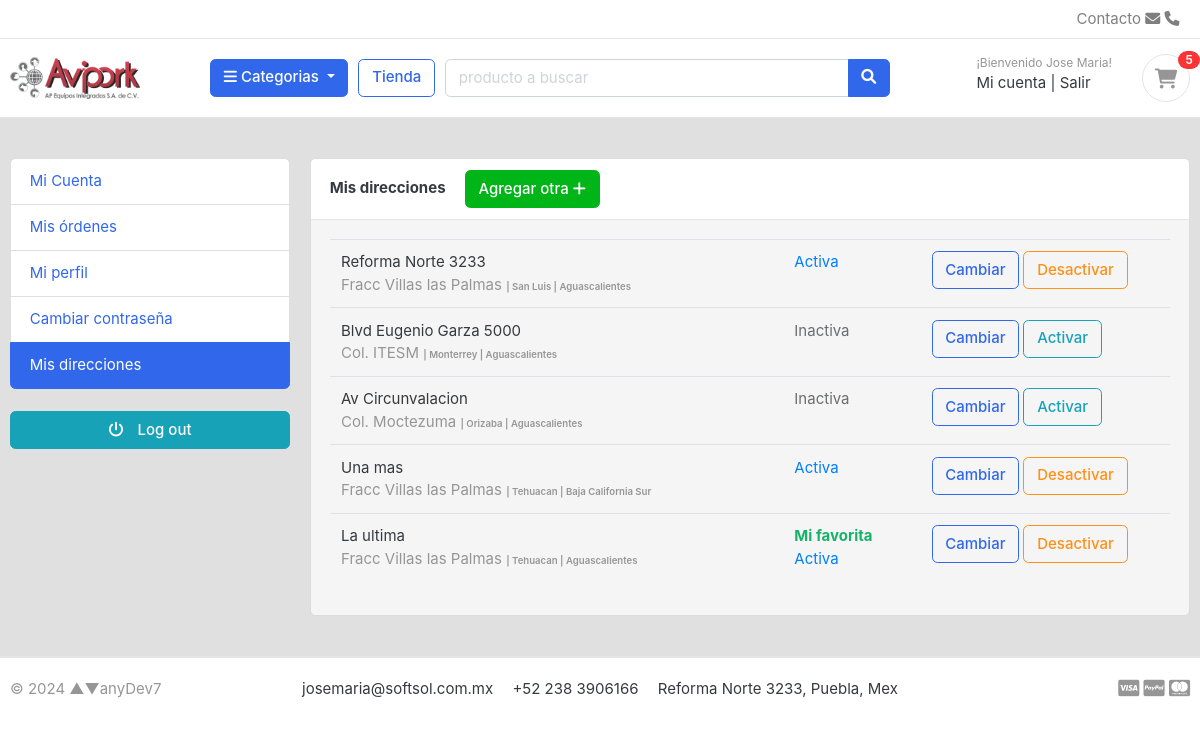
Page /account/addresses/ (signed in) on the committed database.
### account/models.py (models this page shows, shortened)
class Account(AbstractBaseUser):
    first_name = models.CharField('Nombre(s)', max_length=50)
    last_name = models.CharField('Apellidos', max_length=50)
    username = models.CharField(max_length=100, unique=True)
    email = models.EmailField('Email', max_length=100, unique=True)
    phone = models.CharField('Teléfono', max_length=50)
    city = models.CharField('Ciudad', max_length=50, default="")
    state = models.CharField('Estado', max_length=50, default="")
    country = models.CharField('Pais', max_length=50, default="")
    joined_at = models.DateTimeField(auto_now_add=True)
    last_login = models.DateTimeField(auto_now=True)
    is_admin = models.BooleanField(default=False)
    is_staff = models.BooleanField(default=False)
    is_active = models.BooleanField(default=False)
    is_superadmin = models.BooleanField(default=False)
    USERNAME_FIELD = 'email'
    REQUIRED_FIELDS = ['username', 'first_name', 'last_name']
    objects = MyAccountManager() # la clase del modelo que declaramos al inicio
    class Meta:
        verbose_name = 'cuenta de usuario'
        verbose_name_plural = 'cuentas de usuario'
    def full_name(self): #https://stackoverflow.com/questions/2892999/verbose-name-for-a-models-method
        return f"{self.first_name} {self.last_name}"
    full_name.short_description = 'Usuario'

class Address(models.Model):
    user = models.ForeignKey(Account, verbose_name="Usuario", on_delete=models.CASCADE)
    address_line_1 = models.CharField("Direccion", max_length=50)
    address_line_2 = models.CharField("Colonia", max_length=50, blank=True)
    city = models.CharField('Ciudad', max_length=50)
    state = models.CharField('Estado', max_length=50)
    country = models.CharField('Pais', max_length=50, default="México")
    zipcode = models.CharField('CP', max_length=6, default="")
    phone = models.CharField('Telefono',max_length=50)
    nearby = models.CharField("Referencia", max_length=100, blank=True)
    default = models.BooleanField('Preferida', default=False)
    is_active = models.BooleanField('Acitva', default=True)
    created_at = models.DateTimeField('Creada el', auto_now_add=True)
    updated_at = models.DateTimeField('Actualizada el', auto_now=True)
    class Meta:
        verbose_name = 'Direccion'
        verbose_name_plural = 'Direcciones'

### account/views.py (the view, shortened to what this page needs)
# urls.py: path('addresses/', views.addresses, name="addresses"),
@login_required(login_url='login')
def addresses(request):
    if request.method == 'POST': # Agregar su primer dirección
        form = AddressForm(request.POST)
        if form.is_valid():
            address_line_1 = form.cleaned_data['address_line_1']
            address_line_2 = form.cleaned_data['address_line_2']
            city = form.cleaned_data['city']
            state = request.POST['inputState'] # hace referencia la 'key' al 'name' del select o input
            country = form.cleaned_data['country']
            zipcode = form.cleaned_data['zipcode']
            phone = form.cleaned_data['phone']
            nearby = form.cleaned_data['nearby']
            default = form.cleaned_data['default']
            is_active = form.cleaned_data['is_active']
            try:
                address = Address()
                address.address_line_1 = address_line_1
                address.address_line_2 = address_line_2
                address.city = city
                address.state = state
                address.country = country
                address.zipcode = zipcode
                address.phone = phone
                address.nearby = nearby
                address.default = default
                address.is_active = is_active
                address.user = request.user
                address.save()
            except:
                print("No se pudo crear el registro de la tabla DIRECCION")
        url = request.META.get('HTTP_REFERER') # Regresa a url anterior
        return redirect(url)
    else:
        try:
            addresses = Address.objects.filter(user__id=request.user.id)
        except:
            addresses = Address()
        if addresses.exists():
            context = {
                'addresses': addresses,
            }
        return render(request, "account/address.html", context)

### mainapp/templates/account/address.html (shortened to what this page needs)
{% extends "mainapp/layout.html" %}
{% load static %}
{% block content %}
<section class="section-conten padding-y bg" style="background: #e0e0e0;">
    <div class="container">
        <div class="row">
        {% include "mainapp/includes/dashboard_sidebar.html" %}
        <main class="col-md-9">
            <article class="card" style="background: #f5f5f5">
            <header class="card-header">
                <strong class="d-inline-block mr-3">Mis direcciones</strong>
                {% if addresses %}
                    <span style="text-align: right;"><a href=" {% url "add_address" %} " type="button" class="btn btn-success"> <span>Agregar otra</span> <i class="fa fa-plus"></i> </a></span>
                {% endif %}
            </header>
            <div class="card-body">
                <div class="row">
                    <div class="col-md-12">
                        <div class="table-responsive">
                            <table class="table table-hover">
                                {% if not addresses %}
                                <span>Captura tu dirección de envío completa:</span>
                                <br>
                                <div class="card-body">
                                    <div class="row">
                                        <div class="col-md-12">
                                            <form action=" {% url "addresses" %} " method="POST">
                                                {% csrf_token %}
                                                <div class="form-row">
                                                    <div class="form-group col-md-6">
                                                        <label for="">Dirección</label>
                                                        {{address_form.address_line_1}}
                                                    </div>
                                                    <div class="form-group col-md-6">
                                                        <label for="">Colonia</label>
                                                        {{address_form.address_line_2}}
                                                    </div>
                                                </div>
                                                <div class="form-row">
                                                    <div class="form-group col-md-4">
                                                        <label for="">Ciudad</label>
                                                        {{address_form.city}}
                                                    </div>
                                                    <div class="form-group col-md-4">
                                                        <label for="">Estado</label>
                                                        <select id="inputState" name="inputState" class="form-control">
                                                            <option value="" disabled>Elige</option>
                                                            {% for state in states_mx %}
                                                                <option value="{{state}}">{{state}}</option>
                                                            {% endfor %}
                                                        </select>
                                                    </div>
                                                    <div class="form-group col-md-4">
                                                        <label for="">Pais</label>
                                                        {{address_form.country}}
                                                    </div>
                                                </div>
                                                <div class="form-row">
                                                    <div class="form-group col-md-2">
                                                        <label for="">CP</label>
                                                        {{address_form.zipcode}}
                                                    </div>
                                                    <div class="form-group col-md-3">
                                                        <label for="">Telefono</label>
                                                        {{address_form.phone}}
                                                    </div>
                                                    <div class="form-group col-md-7">
                                                        <label for="">Referencia</label>
                                                        {{address_form.nearby}}
                                                    </div>
                                                </div>
                                                <div class="form-row" style="text-align: left;">
                                                    <div class="form-group col-md-2" style="text-align: left;">
                                                        <b><label for="">Es mi favorita:</label></b>
                                                        {{address_form.default}}
                                                    </div>
                                                    <div class="form-group col-md-2">
                                                        <label for="">Está vigente:</label>
                                                        {{address_form.is_active}}
                                                    </div>
                                                </div>
                                                <button type="submit" class="btn btn-primary"> <span>Agregar dirección</span> <i class="fa fa-check"></i> </button>
                                            </form>
                                        </div>
                                    </div>
                                </div>
                                {% else %}
                                {% for address in addresses %}
                                <tr>
                                    <td>
                                        <p class="title mb-0">{{address.address_line_1}} </p>
                                        <var class="text-muted">{{address.address_line_2}}</var>
                                        <small><span class="price text-muted small">| {{address.city}} | {{address.state}}</span></small>
                                    </td>
                                    <td>
                                        {% if address.default %} <span style="color: #17B169;"><b>Mi favorita</b></span> <br>{% endif %}
                                        {% if address.is_active %}
                                            <span style="color: #007FFF;">Activa</span>
                                        {% else %}
                                            <span style="color: #6a6e73;">Inactiva</span>
                                        {% endif %}
                                    </td>
                                    <td width="250"> <a href=" {% url "edit_address" address.id %} " class="btn btn-outline-primary">Cambiar</a>
                                        {% if address.is_active %}
                                            <a href=" {% url "address_deactivate" address.id %} " class="btn btn-outline-warning"> Desactivar </a>
                                        {% else %}
                                            <a href=" {% url "address_deactivate" address.id %} " class="btn btn-outline-info"> Activar </a>
                                        {% endif %}
                                    </td>
                                </tr>
                                {% endfor %}
                                {% endif %}
                            </table>
                        </div>
                    </div>
                </div>
            </div>
            </article>
        </main>
    </div>
    </div>
</section>
{% endblock content %}

### mainapp/templates/mainapp/includes/navbar.html (shortened to what this page needs)
{% load static %}
<header class="section-header">
    <nav class="navbar p-md-0 navbar-expand-sm navbar-light border-bottom">
    <div class="container">
      <div class="collapse navbar-collapse" id="navbarTop4">
        <ul class="navbar-nav mr-auto">
            <li class="nav-item dropdown">
                 <a href="#" class="nav-link"></a>
            </li>
            <li class="nav-item dropdown">
                <a href="#" class="nav-link"></a>
            </li>
        </ul>
        <ul class="navbar-nav">
            <li><a href="#" class="nav-link">Contacto <i class="fa fa-envelope"></i> <i class="fa fa-phone"></i></a></li>
        </ul>
      </div>
    </div>
    </nav>
    <section class="header-main border-bottom">
        <div class="container">
    <div class="row align-items-center">
        <div class="col-lg-2 col-md-3 col-6">
            <a href=" {% url "home" %} " class="brand-wrap">
                <img class="logo" src=" {% static "./images/logo-avipork.png" %} ">
            </a>
        </div>
        <div class="col-lg col-sm col-md col-6 flex-grow-0">
            <div class="category-wrap dropdown d-inline-block float-right">
                <button type="button" class="btn btn-primary dropdown-toggle" data-toggle="dropdown">
                    <i class="fa fa-bars"></i> Categorias
                </button>
            </div>
        </div>
        <a href="{% url "store" %}" class="btn btn-outline-primary">Tienda</a>
        <div class="col-lg  col-md-6 col-sm-12 col">
            <form action="{% url "search" %} " class="search"method="GET">
                <div class="input-group w-100">
                    <input type="text" class="form-control" style="width:60%;" placeholder="producto a buscar" name="keyword">
                    <div class="input-group-append">
                      <button class="btn btn-primary" type="submit">
                        <i class="fa fa-search"></i>
                      </button>
                    </div>
                </div>
            </form>
        </div>
        <div class="col-lg-3 col-sm-6 col-8 order-2 order-lg-3">
                    <div class="d-flex justify-content-end mb-3 mb-lg-0">
                        {% if user.id is None %}
                        <div class="widget-header">
                            <small class="title text-muted">¡Bienvenido como invitado!</small>
                            <div>
                                <a href="{% url 'login' %}">Ingresa</a> <span class="dark-transp"> | </span>
                                <a href="{% url "register" %}"> Crea tu cuenta</a>
                            </div>
                        </div>
                        <a href="{% url "ecart" %}" class="widget-header pl-3 ml-3">
                            <div class="icon icon-sm rounded-circle border"><i class="fa fa-shopping-cart"></i></div>
                            <span class="badge badge-pill badge-danger notify">{{cart_count}}</span>
                        </a>
                        {% else %}
                        <div class="widget-header">
                            <small class="title text-muted">¡Bienvenido {{user.first_name}}!</small>
                            <div>
                                <a href="{% url 'dashboard' %}">Mi cuenta</a> <span class="dark-transp"> | </span>
                                <a href="{% url 'logout' %}"> Salir</a>
                            </div>
                        </div>
                        <a href="{% url "ecart" %}" class="widget-header pl-3 ml-3">
                            <div class="icon icon-sm rounded-circle border"><i class="fa fa-shopping-cart"></i></div>
                            <span class="badge badge-pill badge-danger notify">{{cart_count}}</span>
                        </a>
                        {% endif %}
                    </div>
                </div>
    </div>
        </div>
    </section>
</header>

### rows in the picture
Account: first_name "Jose Maria"
Address: address_line_1 "Reforma Norte 3233", address_line_2 "Fracc Villas las Palmas", city "San Luis", state "Aguascalientes", is_active "Activa"
Address: address_line_1 "Blvd Eugenio Garza 5000", address_line_2 "Col. ITESM", city "Monterrey", state "Aguascalientes", is_active "Inactiva"
Address: address_line_1 "Av Circunvalacion", address_line_2 "Col. Moctezuma", city "Orizaba", state "Aguascalientes", is_active "Inactiva"
Address: address_line_1 "Una mas", address_line_2 "Fracc Villas las Palmas", city "Tehuacan", state "Baja California Sur", is_active "Activa"
Address: address_line_1 "La ultima", address_line_2 "Fracc Villas las Palmas", city "Tehuacan", state "Aguascalientes", default "Mi favorita", is_active "Activa"

### other values in the picture
{{ cart_count }} "5"
